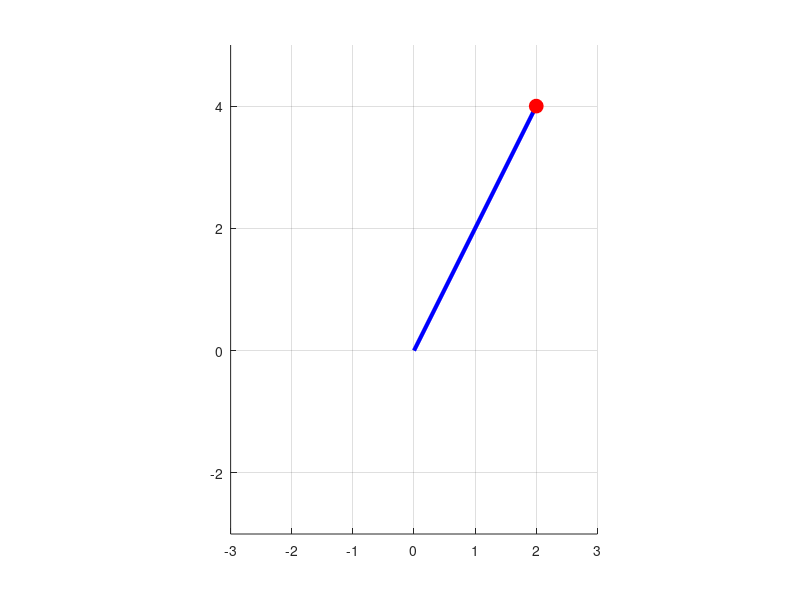

Here is the MATLAB script that generated this plot:
clc; clear; close all;

v = [1; 2];

k_values = linspace(0, 2, 50);

figure;
hold on;
grid on;
axis equal;
xlim([-3, 3]);
ylim([-3, 5]);

for i = 1:length(k_values)
  k = k_values(i);

  v_scaled = k * v;

  clf;
  hold on;
  grid on;
  axis equal;
  xlim([-3, 3]);
  ylim([-3, 5]);

  % 직선 그리기
  plot([0, v_scaled(1)], [0, v_scaled(2)], 'b-', 'LineWidth', 3);
  plot(v_scaled(1), v_scaled(2), 'ro', 'MarkerSize', 10, 'MarkerFaceColor', 'r');

  pause(0.05);
end
